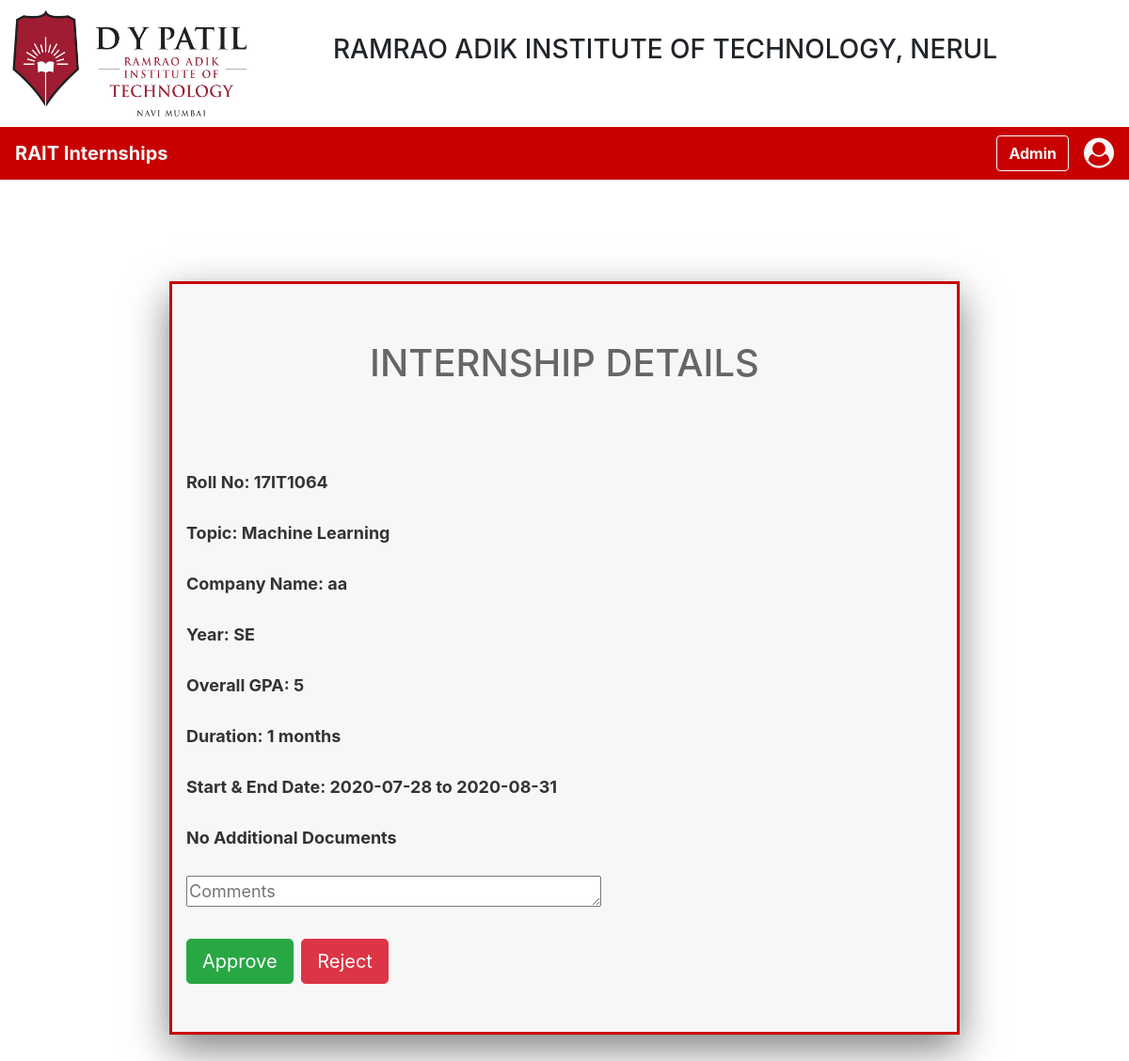
The page /SDG_1/admin/admin_2.php?id=2 on the database its author committed.
### tables this page shows
CREATE TABLE `internship_data` (
  `id` int(11) NOT NULL,
  `roll_no` varchar(10) NOT NULL,
  `topic` varchar(50) NOT NULL,
  `year_new` varchar(10) NOT NULL,
  `gpa` float NOT NULL,
  `starting_date` date NOT NULL,
  `end_date` date NOT NULL,
  `company_name` varchar(200) NOT NULL,
  `approval_status` varchar(20) NOT NULL,
  `completion_status` varchar(20) NOT NULL,
  `certificate` varchar(50) NOT NULL,
  `feedback` varchar(500) NOT NULL,
  `duration` int(20) NOT NULL,
  `letter` varchar(100) NOT NULL,
  `myfile` varchar(300) NOT NULL,
  `comment` varchar(200) NOT NULL
);

### SDG_1/admin/admin_2.php (the view, shortened to what this page needs)
<!DOCTYPE html>
<html>
<head>
    <link rel="stylesheet" type="text/css" href="../css/finalcss.css">
    <link rel="stylesheet" href="https://stackpath.bootstrapcdn.com/bootstrap/4.5.0/css/bootstrap.min.css">
    <link rel="stylesheet" href="https://maxcdn.bootstrapcdn.com/font-awesome/4.7.0/css/font-awesome.min.css">
</head>
<div>
        <div style="float:left">
            <img src="../images/dypatil_logo.jpeg" class="center_img" alt="">
        </div>
        <div style="text-align:center;padding:3%;">
            <h3>RAMRAO ADIK INSTITUTE OF TECHNOLOGY, NERUL</h3>
        </div>
</div>
<body class="pink">
    <nav class="navbar-custom navbar navbar-expand-lg sticky-top">
        <a class="navbar-brand" href="#" style="color: #f7f7f7;"><b>RAIT Internships</b></a>
        <div class="collapse navbar-collapse" id="navbarSupportedContent">
            <form class="form-inline my-2 my-lg-0">
                <a href="admin_1.php" class="btn btn-outline-light my-2 my-sm-0 mr-3 "><b>Admin</b></a>
            </form>
            <a href="#"><i class="fa fa-user-circle fa-2x" style="color: #f7f7f7;"></i> </a>
        </div>
    </nav>
    <br><br>
    <div class="container_2">
        <div class="col-lg-12 a" style="color: #333333;"><b>
                <h1 align="center" style="color: #666666;">INTERNSHIP DETAILS</h1><br>
                <?php
                include("../connect.php");
                if(isset($_GET['id'])){
                    $id=$_GET['id'];
                    $sql = "SELECT * FROM internship_data WHERE internship_data.id = '$id'";
                    $result = $conn->query($sql);
                    $data = mysqli_fetch_array($result);
                }
            ?>
                <br><br>
                Roll No: <?php echo $data['roll_no']?> <br><br>
                Topic: <?php echo $data['topic']?> <br><br>
                Company Name: <?php echo $data['company_name']?> <br><br>
                Year: <?php echo $data['year_new'] ?> <br><br>
                Overall GPA: <?php echo $data['gpa'] ?> <br><br>
                Duration: <?php echo $data['duration']." "."months" ?> <br><br>
                Start & End Date: <?php echo $data['starting_date'] ?> to <?php echo $data['end_date'] ?> <br><br>
                <?php
                        if(!empty($data['myfile'])){
                        ?>
                          <a href="<?php echo '../'.$data['myfile']; ?> " target = "_blank"><button class="btn btn-primary">Additional Documents</button></a>
                        <?php
                        }
                        else{
                          echo "No Additional Documents";
                        }
												?><br><br>
                <?php
                        if($data['approval_status'] == 'Pending' ){
                        ?>
                <form method="POST">
                    <textarea rows = "1" cols="35" type="text" placeholder="Comments" name="comments"></textarea><br><br>
                    <button id="approvalstat" name="approvalstat" value="Approved" type="submit"
                        class="btn btn-success btn-lg">Approve</button>&nbsp;
                    <button id="approvalstat" name="approvalstat" value="Rejected" type="submit"
                        class="btn btn-danger btn-lg">Reject</button>
                </form><br>
            </b>
            <?php
                        }
                        ?>
        </div>
    </div>
</body>
</html>

### SDG_1/css/finalcss.css (style rules this page uses)
body { border-radius: 2px; top: 50%; align: center; background-color: #fff; color: #333333; font-family: 'Poppins-Regular', sans-serif; }
.navbar-custom { background-color: #c80000; }
.container_2 { table-layout: auto; padding-top: 5%; width: 70%; height: auto; background-color: #f7f7f7; border: 3px solid #c80000; margin: 5% auto 5% auto; box-shadow: 0 15px 40px rgba(0, 0, 0, 0.5); padding-bottom: 2%; }
.center_img { display: block; margin-right: auto; width:250px;height:125px; margin-bottom: 10px ; margin-left: 5%; }

### SDG_1/admin/admin_2.php (style rules this page uses)
.pink { background: #fff; }
div.a { font-size: 18px; }

### rows shown on the page
internship_data: roll_no "17IT1064", topic "Machine Learning", company_name "aa", year_new "SE", gpa "5", duration "1", starting_date "2020-07-28", end_date "2020-08-31"
